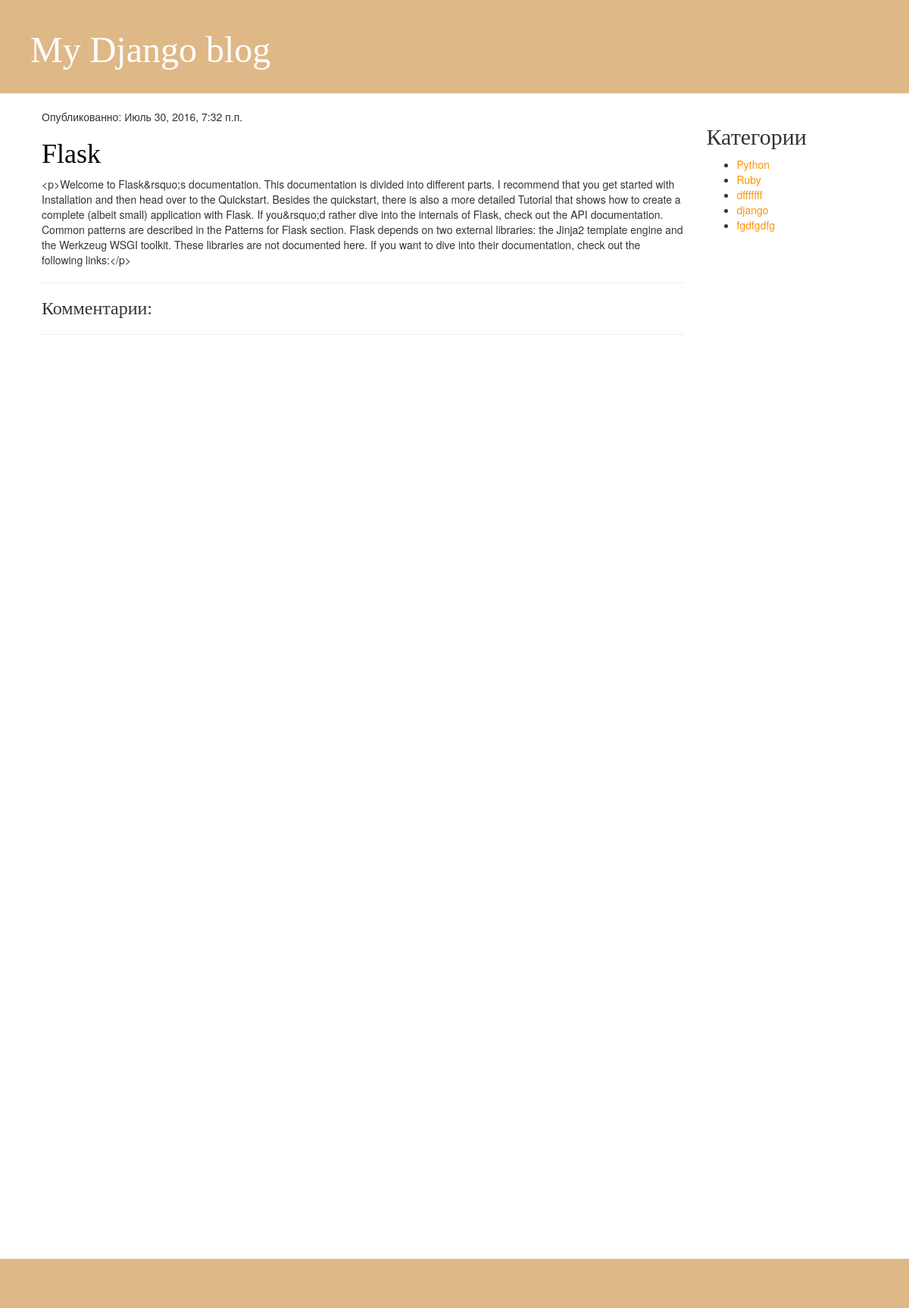
The app's page /post/4 with its own data.
### blog/models.py (models this page shows, shortened)
class Post(models.Model):
	title = models.CharField(max_length=224, verbose_name = "Заголовок")
	body = RichTextField(max_length=1300, verbose_name = "Текст")
	date = models.DateTimeField(default=datetime.now)
	category = models.ForeignKey(Category, verbose_name = 'Категория')
	published = models.BooleanField(default=False, verbose_name = 'Публикация')
	class Meta:
		ordering = ['-date']
		verbose_name = 'Статия'
		verbose_name_plural = 'Статьи'

class Category(models.Model):
	name = models.CharField(max_length=224, verbose_name = "Категория")
	class Meta:
		verbose_name = 'Категория'
		verbose_name_plural = 'Категории'

### blog/views.py (the view)
# urls.py: url(r'^post/(?P<id>[0-9]+)$', detailpost, name="post_detail"),
def detailpost(request,id):
	try:
		post = Post.objects.get(id=id)
	except Post.DoesNotExist:
		raise Http404
	return render(request, 'post/detail.html', {'post':post})

### blog/templatetags/sidebar.py (called while the page is built)
@register.inclusion_tag("sidebar.html")
def sidebar():
	category = Category.objects.all().order_by("name")
	return {'cat':category}

### templates/post/detail.html (shortened to what this page needs)
{% extends 'base.html' %}
{% load comments %}
{% block content %}
    <div class="post">
        <p>Опубликованно: {{ post.date }}</p>
        <h1><a href="">{{ post.title }}</a></h1>
        <p>{{ post.body|linebreaksbr }}</p>
    </div>
    <hr>
    <div class="comments">
    <h3>Комментарии: </h3>
    	{% get_comment_count for post as comment_count %}
    	<hr>
    </div>
{% endblock %}

### templates/sidebar.html
   <div class="categories">
       <h2>Категории</h2>
       <ul>
           {% for cat_list in cat %}
           <li class="category">
              <a href="{% url 'category_list' id=cat_list.id %}">{{ cat_list.name }}</a>
           </li>
           {% endfor %}
       </ul>
   </div>

### static/css/style.css (style rules this page uses)
a { color: #ff9400; }
h1, h2, h3, h4 { font-family: 'Lobster', cursive; }
.post a { margin-bottom: 70px; color #ffffff }
.post h1 a, .post h1 a:visited { color: #000000; }

### records on screen
Post: date "Июль 30, 2016, 7:32 п.п.", title "Flask", body "<p>Welcome to Flask&rsquo;s documentation. This documentation is divided into different parts. I recommend that you get started with Installation and then head over to the Quickstart. Besides the quickstart, there is also a more detailed Tutorial that shows how to create a complete (albeit small) application with Flask. If you&rsquo;d rather dive into the internals of Flask, check out the API documentation. Common patterns are described in the Patterns for Flask section. Flask depends on two external libraries: the Jinja2 template engine and the Werkzeug WSGI toolkit. These libraries are not documented here. If you want to dive into their documentation, check out the following links:</p>"
Category: name "Python"
Category: name "Ruby"
Category: name "dfffffff"
Category: name "django"
Category: name "fgdfgdfg"
